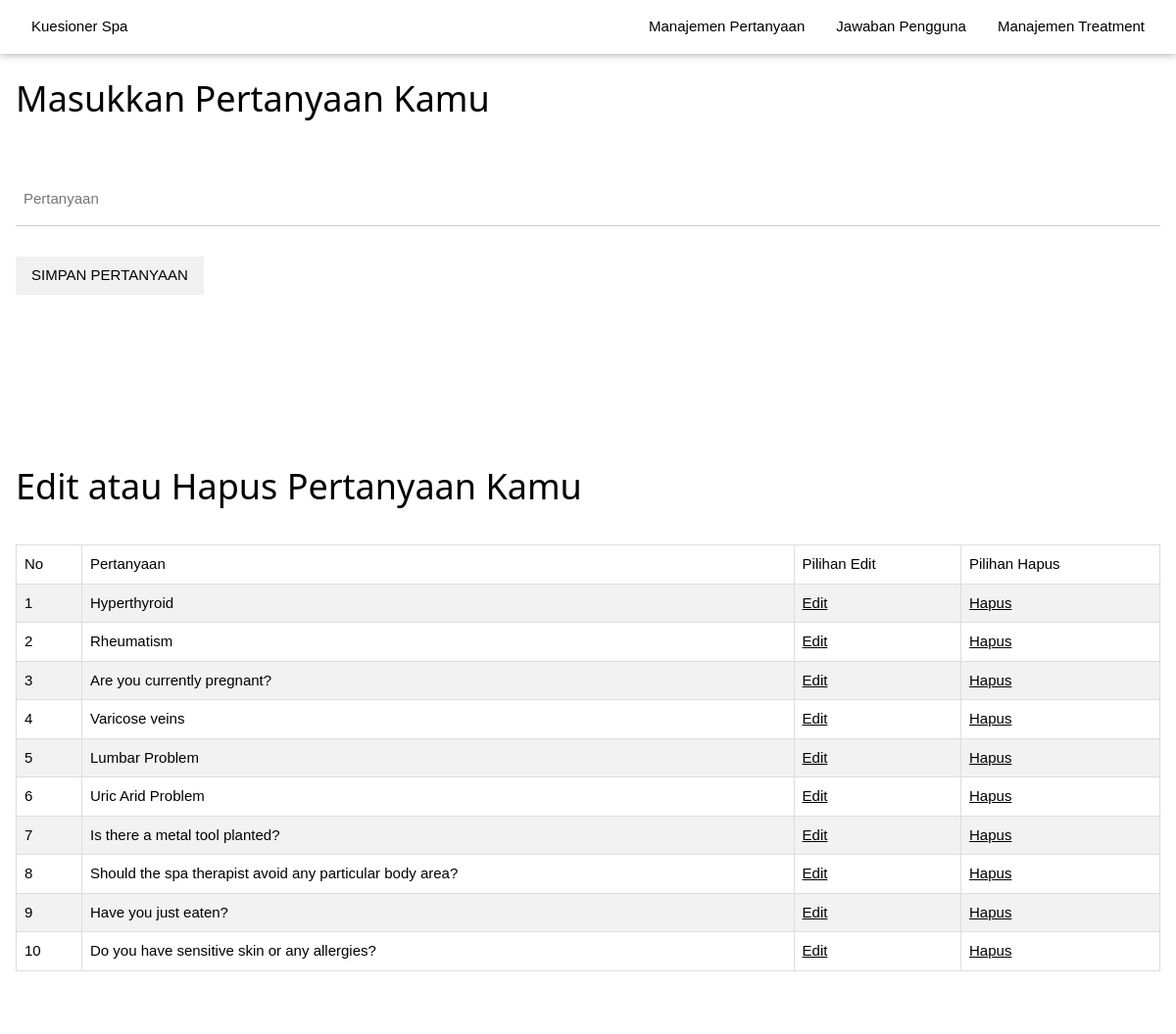
/management_question.php, run on the app's committed database.
### tables this page shows
CREATE TABLE `table_question` (
  `id_question` int(11) NOT NULL,
  `pertanyaan` varchar(255) NOT NULL,
  `created_at` datetime NOT NULL,
  `updated_at` datetime NOT NULL
);

### web/management_question.php (the view, shortened to what this page needs)
<!DOCTYPE html>
<html>
<link rel="stylesheet" href="kursioner.css">
<link rel="stylesheet" href="css_table.css">
<body>
<div class="w3-top">
  <div class="w3-bar w3-white w3-padding w3-card">
    <a href="index.php" class="w3-bar-item w3-button">Kuesioner Spa</a>
    <div class="w3-right w3-hide-small">
      <a href="management_question.php" class="w3-bar-item w3-button">Manajemen Pertanyaan</a>
      <a href="user_answer.php" class="w3-bar-item w3-button">Jawaban Pengguna</a>
      <a href="management_treatment.php" class="w3-bar-item w3-button">Manajemen Treatment</a>
    </div>
  </div>
</div>
  <div class="w3-container w3-padding-64" id="contact">
    <h1>Masukkan Pertanyaan Kamu</h1><br>
    <form action="save_question.php" target="" method="POST">
      <p><input class="w3-input w3-padding-16" type="text" placeholder="Pertanyaan" name="question" required></p>
      <p><button class="w3-button w3-light-grey w3-section" type="submit">SIMPAN PERTANYAAN</button></p>
    </form>
  </div>
  <div class="w3-container w3-padding-64" id="contact">
    <h1>Edit atau Hapus Pertanyaan Kamu</h1><br>
    <table border=1 width=100% id="css_table">
    <tr>
    <td>No</td>
    <td>Pertanyaan</td>
    <td>Pilihan Edit</td>
    <td>Pilihan Hapus</td>
    </tr>
    <?php
    include 'koneksi.php';
    $sql = "SELECT * FROM table_question";
    $i = 1;
    $result = mysqli_query($koneksi_db,$sql);
    while($row=mysqli_fetch_array($result)){
      echo "
      <tr>
      <td>".$i++."</td>
      <td>".$row['pertanyaan']."</td>
      <td>
      <a href='edit_question.php?id_question=".$row['id_question']."'>Edit</a>
      </td>
      <td>
      <a href='delete_question.php?id_question=".$row['id_question']."'>Hapus</a>
      </td>
      </tr>
      ";
    }
    ?>
    </table>
  </div>
</body>
</html>

### web/kursioner.css (style rules this page uses)
html { box-sizing:border-box }
*,*:before,*:after { box-sizing:inherit }
html { -ms-text-size-adjust:100%;-webkit-text-size-adjust:100% }
body { margin:0 }
a { background-color:transparent;-webkit-text-decoration-skip:objects }
button,input,select,textarea { font:inherit;margin:0 }
button,input { overflow:visible }
button,select { text-transform:none }
button,html [type=button],[type=reset],[type=submit] { -webkit-appearance:button }
html,body { font-family:Verdana,sans-serif;font-size:15px;line-height:1.5 }
html { overflow-x:hidden }
h1 { font-size:36px }
h1,h2,h3,h4,h5,h6 { font-family:"Segoe UI",Arial,sans-serif;font-weight:400;margin:10px 0 }
a { color:inherit }
.w3-btn,.w3-button { border:none;display:inline-block;padding:8px 16px;vertical-align:middle;overflow:hidden;text-decoration:none;color:inherit;background-color:inherit;text-align:center;cursor:pointer;white-space:nowrap }
.w3-btn,.w3-button { -webkit-touch-callout:none;-webkit-user-select:none;-khtml-user-select:none;-moz-user-select:none;-ms-user-select:none;user-select:none }
.w3-input { padding:8px;display:block;border:none;border-bottom:1px solid #ccc;width:100% }
.w3-bar { width:100%;overflow:hidden }
.w3-bar .w3-bar-item { padding:8px 16px;float:left;width:auto;border:none;display:block;outline:0 }
.w3-bar .w3-button { white-space:normal }
.w3-container:after,.w3-container:before,.w3-panel:after,.w3-panel:before,.w3-row:after,.w3-row:before,.w3-row-padding:after,.w3-row-padding:before, .w3-cell-row:before,.w3-cell-row:after,.w3-clear:after,.w3-clear:before,.w3-bar:before,.w3-bar:after { content:"";display:table;clear:both }
.w3-top,.w3-bottom { position:fixed;width:100%;z-index:1 }
.w3-top { top:0 }
.w3-container,.w3-panel { padding:0.01em 16px }
.w3-card,.w3-card-2 { box-shadow:0 2px 5px 0 rgba(0,0,0,0.16),0 2px 10px 0 rgba(0,0,0,0.12) }
.w3-section,.w3-code { margin-top:16px!important;margin-bottom:16px!important }
.w3-padding { padding:8px 16px!important }
.w3-padding-16 { padding-top:16px!important;padding-bottom:16px!important }
.w3-padding-64 { padding-top:64px!important;padding-bottom:64px!important }
.w3-right { float:right!important }
.w3-white,.w3-hover-white:hover { color:#000!important;background-color:#fff!important }
.w3-light-grey,.w3-hover-light-grey:hover,.w3-light-gray,.w3-hover-light-gray:hover { color:#000!important;background-color:#f1f1f1!important }

### web/css_table.css (style rules this page uses)
#css_table { font-family: "Trebuchet MS", Arial, Helvetica, sans-serif; border-collapse: collapse; width: 100%; }
#css_table td, #css_table th { border: 1px solid #ddd; padding: 8px; }
#css_table tr:nth-child(even) { background-color: #f2f2f2; }

### data on the page
table_question: pertanyaan "Hyperthyroid"
table_question: pertanyaan "Rheumatism"
table_question: pertanyaan "Are you currently pregnant?"
table_question: pertanyaan "Varicose veins"
table_question: pertanyaan "Lumbar Problem"
table_question: pertanyaan "Uric Arid Problem"
table_question: pertanyaan "Is there a metal tool planted?"
table_question: pertanyaan "Should the spa therapist avoid any particular body area?"
table_question: pertanyaan "Have you just eaten?"
table_question: pertanyaan "Do you have sensitive skin or any allergies?"
